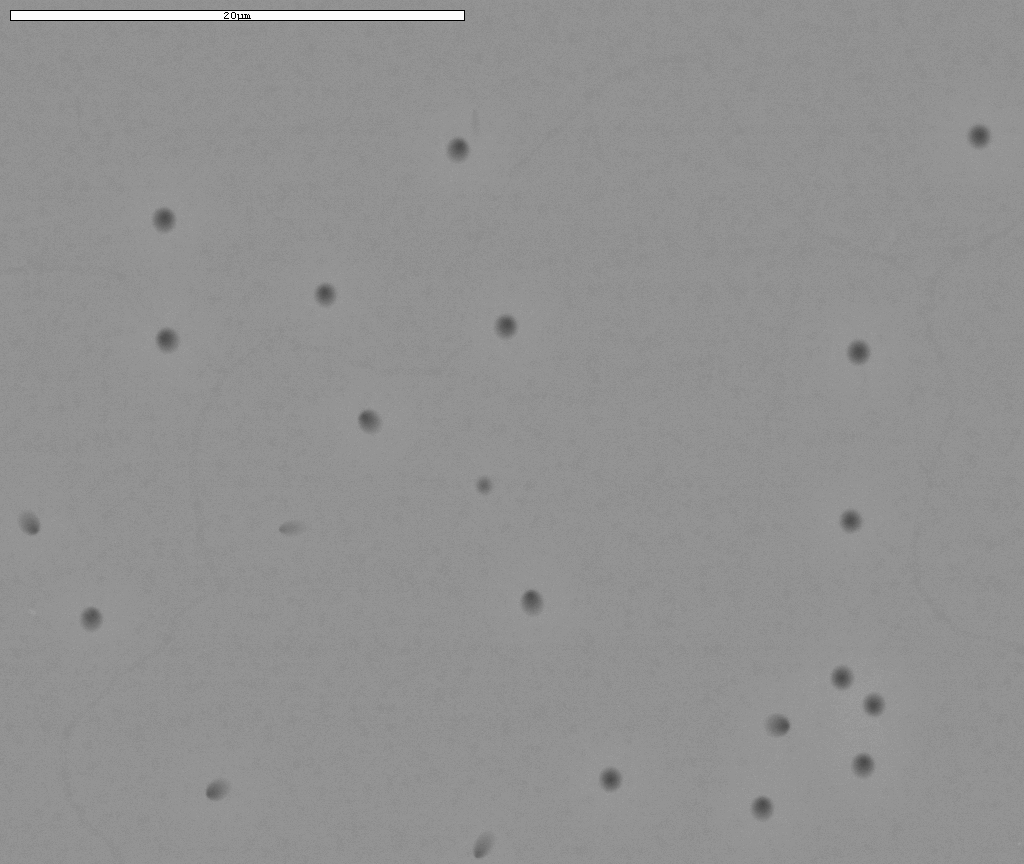
#> input picture images/vidro3f6.tif, 1024 x 864 px
$ python image_methods.py
#> lines starting #> are read from the running program, lines starting #| are printed output that depends on the picture; after the words box and inside, x2 and y2 are one past the last pixel; in counts of white or black regions, pixels touching at a corner belong together
import cv2
import matplotlib.pyplot as plt
from skimage.filters import threshold_yen, threshold_triangle, threshold_li, threshold_isodata, threshold_otsu, \
    threshold_minimum, threshold_local, threshold_sauvola, threshold_niblack, threshold_mean
from skimage import io, measure
from skimage.color import rgb2gray

original = io.imread('./images/vidro3f6.tif')
#> original is the input picture: shape (864, 1024); min 0, max 255, mean 162.7
grayscale = rgb2gray(original)
image = grayscale


def convert_to_binary(image, threshold_algorithm='yen', save_binary_image=False, output_image='None',
                      verbose=False, bg_colour='white', apply_blur=False):
#> called with image = 'images/vidro3f6.tif', threshold_algorithm = 'yen', save_binary_image = True, output_image = 'binary_black_bg', verbose = True, bg_colour = 'black', apply_blur = True
    loaded_image = io.imread(image)
    grayscale_image = rgb2gray(loaded_image)

    thresh = threshold_yen(grayscale_image)
#> thresh = 159
    if threshold_algorithm == 'triangle':
        thresh = threshold_triangle(grayscale_image)
    elif threshold_algorithm == 'isodata':
        thresh = threshold_isodata(grayscale_image)
    elif threshold_algorithm == 'li':
        thresh = threshold_li(grayscale_image)
    elif threshold_algorithm == 'otsu':
        thresh = threshold_otsu(grayscale_image)
    elif threshold_algorithm == 'local':
        thresh = threshold_local(grayscale_image, block_size=999)
    elif threshold_algorithm == 'sauvola':
        thresh = threshold_mean(grayscale_image)
    binary = grayscale_image > thresh
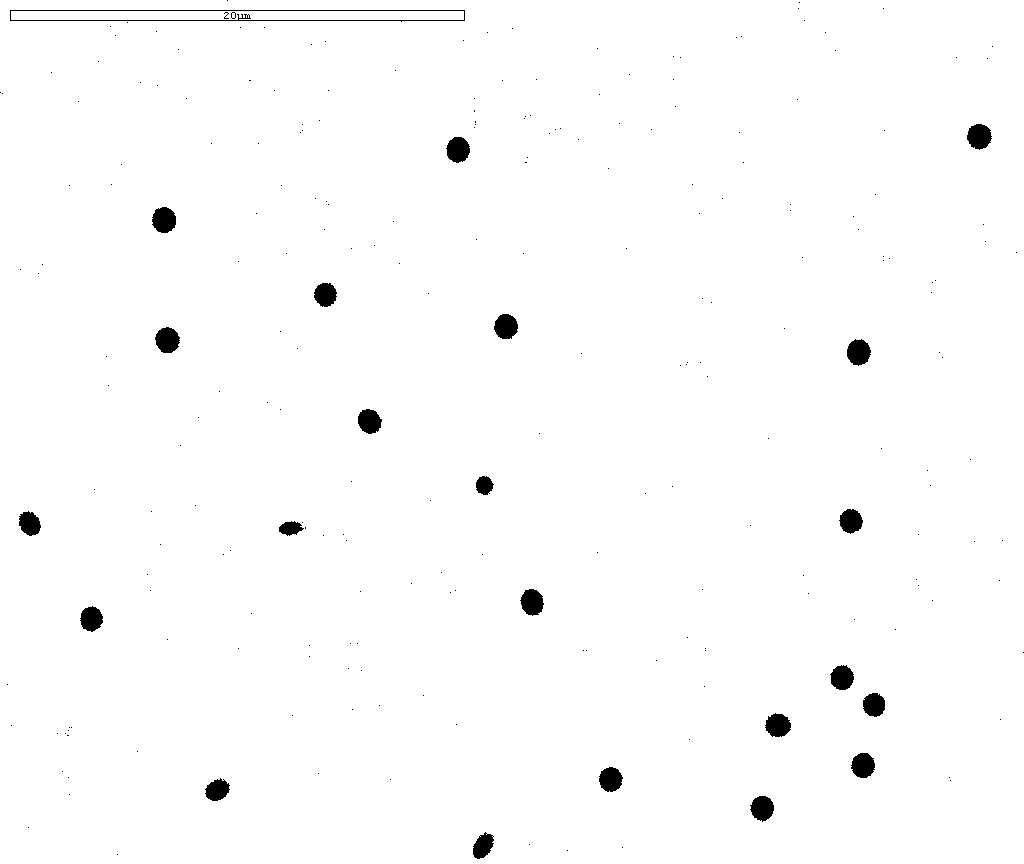
#> binary: shape (864, 1024) bool; 98.8% white; 245 black regions (222 under 20 px), largest, box (x1, y1, x2, y2) and area: (10, 10, 465, 22) 966, (152, 207, 176, 233) 490, (155, 327, 180, 353) 488

    if bg_colour == 'black':
        binary = (255 - binary)
    if apply_blur:
        binary = cv2.blur(binary, (5, 5))
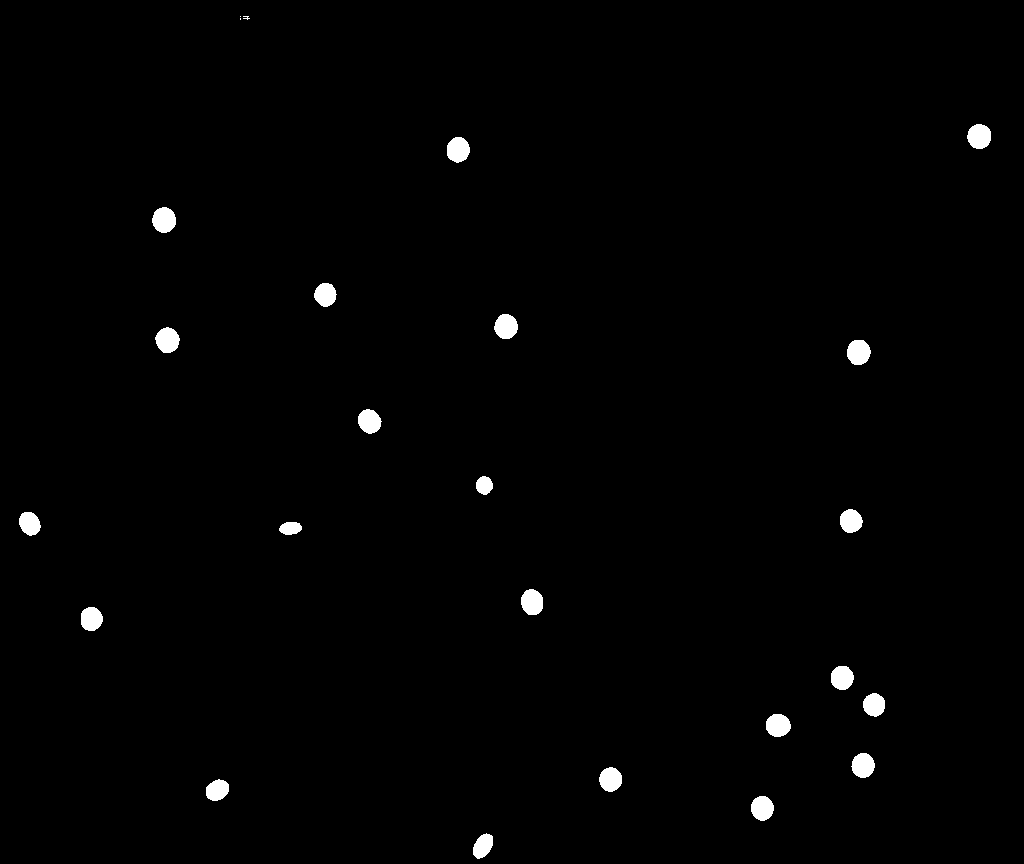
#> binary: shape (864, 1024) int32; values 254 (black) and 255 (white), 1.1% white; 25 white regions (3 under 20 px), largest, box (x1, y1, x2, y2) and area: (152, 207, 176, 233) 484, (155, 327, 180, 353) 480, (847, 340, 871, 365) 477
    if verbose:
        plt.imshow(binary, cmap='gray')
    if save_binary_image:
        plt.savefig(f'./images/{output_image}.tiff')

    return binary


def draw_countours_on_binary_image(image, save_image_with_countours=True, verbose=True):
    contours = measure.find_contours(image, 0.8)

    # Display the image and plot all contours found
    fig, ax = plt.subplots()

    for contour in contours:
        ax.plot(contour[:, 1], contour[:, 0], linewidth=0.8)

    ax.axis('image')
    ax.set_xticks([])
    ax.set_yticks([])
    if verbose:
        plt.show()
    if save_image_with_countours:
        plt.savefig('images/image_with_countours.png')


binary = convert_to_binary('images/vidro3f6.tif', bg_colour='black', verbose=True, save_binary_image=True,
                           output_image='binary_black_bg', apply_blur=True)
#draw_countours_on_binary_image(binary)
